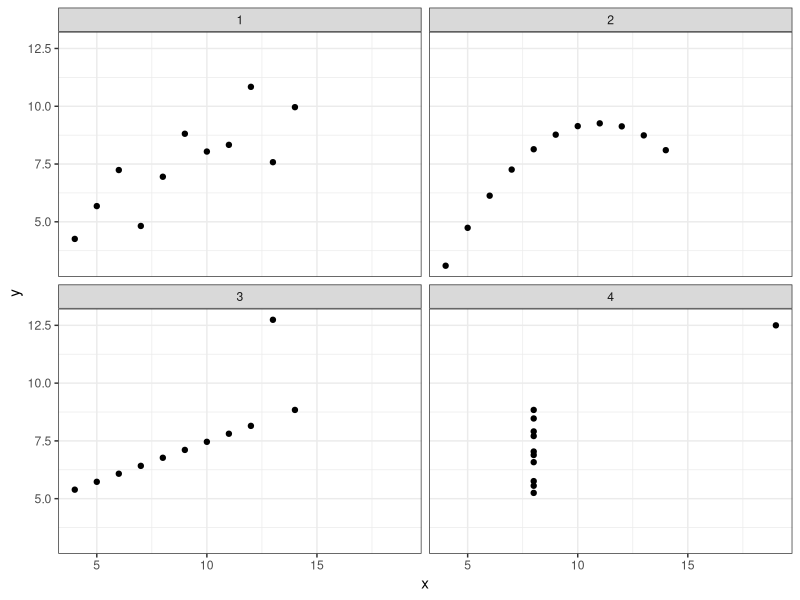

Source code (R):
## ---- chunk 1
attach(anscombe)
mean(x1)
mean(x2)
mean(x3)
mean(x4)

mean(y1)
mean(y2)
mean(y3)
mean(y4)
## ---- chunk 2
cor(x1, y1)
cor(x2, y2)
cor(x3, y3)
cor(x4, y4)

lm(y1 ~ x1)
lm(y2 ~ x2)
lm(y3 ~ x3)
lm(y4 ~ x4)
## ---- chunk 3
library(tidyverse)
anscombe %>% 
  pivot_longer(everything(),
               names_to = c(".value","source"),
               names_pattern = "(.)(.)") %>% 
  
  ggplot(aes(x = x, y = y)) +
  facet_wrap(~ source) +
  geom_point() +
  theme_bw()
